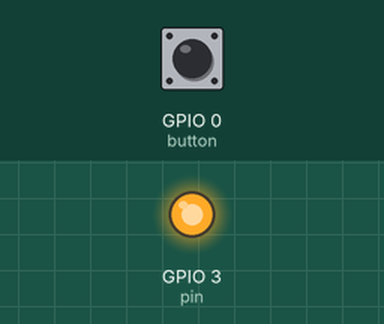
Simulated run of this sketch. Board: ESP8266 (NodeMCU). Shown: output pins drawn as LEDs (lit = HIGH). The inputs (shaded band) are chosen by the test bench; at power-on: GPIO 0 (button) HIGH. WiFi joins after 1.5 s; servers stay silent unless stated; EEPROM starts erased.

Above: at 0.1 s.
At 1.6 s:
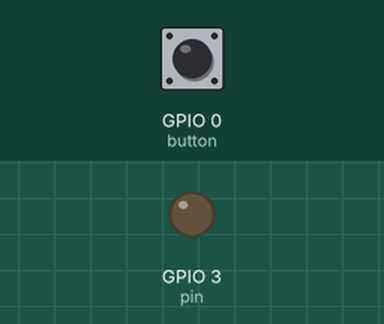
Timing chart, 0 to 3.1 s (numbered marks = the images above):
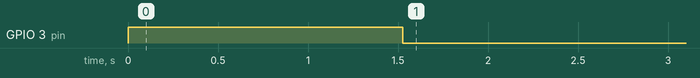

Measured:
- by itself, GPIO 3 (pin): HIGH → LOW at 1.5 s

The sketch:

smartsokect.ino
```cpp
#include <ESP8266WiFi.h>
#include <ESP8266WebServer.h>
#include <WebSocketsServer.h>
#include <EEPROM.h>
#include "page.h"
ESP8266WebServer server(150);
WebSocketsServer webSocket = WebSocketsServer(81);
int pin = 3;
int button = 0;
int oldflag ;
int flag = LOW;
int buttonState;
int lastButtonState = HIGH;
unsigned long lastDebounceTime = 0;
unsigned long debounceDelay = 50;
unsigned long startMillis;
unsigned long currentMillis;
unsigned long  period = 0;
int timeEn = LOW;
char* GPIO2State = "off";
char* Ten;

//char* ssid = "project";
char* ssid = "Abd Kareem";
char* password = "frws861425";


void setup()
{
  EEPROM.begin(512);
  checkflagState();
  pinMode(button, INPUT);
  pinMode(pin, OUTPUT);
  digitalWrite(pin, flag);
  WiFi.mode(WIFI_STA);
  WiFi.begin(ssid,password);
  while(WiFi.status()!=WL_CONNECTED)
  {
    delay(500);
  }
  server.on("/",[](){
    server.send_P(200, "text/html", webpage);
  });

  server.begin();
  webSocket.begin();
  webSocket.onEvent(webSocketEvent);
}

void loop()
{
  oldflag=flag;
  delay(20);
  readboutton();
  EEPROM.put(0,flag);
  EEPROM.commit();
  if(timeEn==HIGH){
    timer();
    webSocket.broadcastTXT( Ten = "1   ", sizeof(Ten));  // send to the client that there is a timer is running
    delay(20);
   }
  if (flag == 1) {
    digitalWrite(pin, HIGH);
    GPIO2State = "on  ";
  }
  else           {
    digitalWrite(pin, LOW);
    GPIO2State = "off ";
  }
  webSocket.loop();
  server.handleClient();
  if(flag!=oldflag){
    webSocket.broadcastTXT(GPIO2State, sizeof(GPIO2State));
  }

}


void webSocketEvent(uint8_t num, WStype_t type, uint8_t * payload, size_t length){
 if(type == WStype_TEXT){
    if(payload[0] == '#'){
      period = (unsigned long) strtol((const char *) &payload[1], NULL, 10);
      if (period==0){
      timeEn=LOW;
      webSocket.broadcastTXT(GPIO2State, sizeof(GPIO2State));
      }
      else{
        timeEn=HIGH;
        startMillis = millis()/1000;
      }
   }
   else if (payload[0] == '*'){webSocket.broadcastTXT(GPIO2State, sizeof(GPIO2State));}
   else {flag=!flag;}
 }
}
/////
void readboutton() {
  int reading = digitalRead(button);
  if (reading != lastButtonState) {
    lastDebounceTime = millis();
  }

  if ((millis() - lastDebounceTime) > debounceDelay) {

    if (reading != buttonState) {
      buttonState = reading;
      if (buttonState == LOW) {
        flag = !flag;
      }
    }
  }

  lastButtonState = reading;
}
void timer()
{
  currentMillis = millis()/1000;
  if (currentMillis - startMillis >= period)
  {
    flag=!flag;
    timeEn=LOW;
  }
}

void checkflagState() {
   flag =  EEPROM.get(0,flag);
  if (flag == 1) {
    digitalWrite(pin, HIGH);
    GPIO2State = "on  ";
  }
  else           {
    digitalWrite(pin, LOW);
    GPIO2State = "off ";
  }
}
```

page.h
```cpp
char webpage[] PROGMEM = R"=====(
<!DOCTYPE html>
<html>
<h1>Smart Socket</h1>
<head>
  <script>
    var Socket;
    function init() {
      Socket = new WebSocket('ws://' + window.location.hostname + ':81/');
      Socket.onmessage = function(event){
        var w = event.data;
        var btn =document.getElementById("toogle");
        var TimeSet =document.getElementById("set");
        console.log(w);
        if (w=="on  "){

          btn.value=event.data;
          btn.style.backgroundColor="green";
          btn.style.color="white";
        }
        else if(w=="off "){
          btn.value=event.data;
          btn.style.backgroundColor="rgb(231, 42, 42)";
          btn.style.color="white";

        }
        if (w=="1   ") {
          TimeSet.style.backgroundColor="green";
          TimeSet.style.color="white";
        }
        else{
          TimeSet.style.backgroundColor="white";
          TimeSet.style.color="black";
         // console.log("r");
        }
      }

    }
    setTimeout(function(){
      Socket.send("*");
       }, 500);
    function sendTime(){
      var M = parseInt(document.getElementById("Min").value, 10);
      var S = parseInt(document.getElementById("Sec").value, 10);
      var H = parseInt(document.getElementById("Hur").value, 10);
      var T = (H*3600)+(M*60) +S ;
      if(T!=0){
        Socket.send("#"+T);
      }

    }
    function toogle(){
      Socket.send(document.getElementById("toogle").value);
    }
    function restTime(){
      Socket.send("#"+"0");
    }
  </script>
  <style>
     h1{
    border-bottom-left-radius: 20px;
    border-bottom-right-radius: 20px;
    text-align: center ;
    color:white;;
    background-color: rgb(167, 61, 12);
    font-family: 'Times New Roman';
    font-size:25px;
    border: 3px solid white;
   }
  .input{
  margin-top: 25px;
    margin-bottom: 15px;
   margin-right: 44px;
   padding-left:10px;
   width: 75px;
   height: 75px;
   border: 1px;
   border-radius: 20px;
   background-color:  rgb(167, 61, 12);
   color: rgb(255, 255, 255);
   text-align: center;
   font-family:fantasy;
   font-size:30px;
  }


.btn{

    font-family:fantasy;
    -webkit-transition-duration: 0.4s; /* Safari */
    transition-duration: 0.4s;
    border-radius: 40px;
    width:  75px;
    height: 75px;
    border: 2px solid  rgb(167, 61, 12);
    background-color: white;
  }
  .btn:hover {
   box-shadow: 0 12px 16px 0 rgba(0,0,0,0.24), 0 17px 50px 0 rgba(0,0,0,0.19);
   border: 2px solid white;
   background-color: rgb(167, 61, 12);
}
.btn:active {
   background-color: rgb(167, 61, 12);
   box-shadow: 0 5px #666;
   transform: translateY(4px);
}
  #set{
   margin-top: 20px;
   margin-bottom: 15px;
   border-radius: 40px;
   width:  75px;
   height: 75px;
  }
  #rest{
   -webkit-transition-duration: 0.4s; /* Safari */
   transition-duration: 0.4s;
   border-radius: 40px;
   width:  75px;
   height: 30px;
   background-color: white;
   color: rgb(231, 42, 42);
  }
  #rest:hover{
   background-color: rgb(231, 42, 42);
   color: white;
  }
  #toogle{
   border-radius: 40px;
   text-align:center;
   font-size:20px;
  }
  </style>
</head>
<center>
<body onload="javascript:init()" style="background-color:rgb(255, 172, 133);">
    <input type="button" class="btn" id="toogle" value="Click"  onclick="toogle()" />
  <br>
  <hr/>
  <form>
        Hours:
        <input class="input" type="number" id="Hur" name="Hours"
         min="0" max="99" step="1" value="0">
        minutes:
        <input class="input" type="number" id="Min" name="minutes"
         min="0" max="99" step="1" value="0">
         seconds: <input class="input" type="number" id="Sec" name="seconds"
         min="0" max="60" step="5" value="0">
         <br>
         <input class="btn" type="button" id="set" value="SetTime" onclick="sendTime()" /><br>
        <input type="reset" value="Reset" id="rest" onclick="restTime()">
      </form>
</center>
</body>
</html>
)=====";
```
